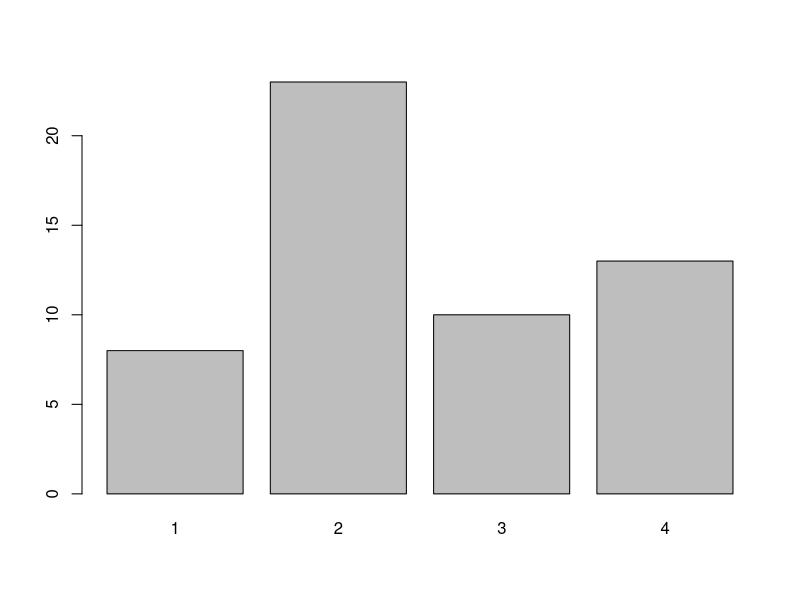

Write R code to recreate this figure.
## ---- chunk 1
knitr::opts_chunk$set(echo = TRUE)
## ---- chunk 2
fert = c(10,20,20,50,10,20,10,50,20)
fert = factor(fert,levels=c(10,20,50),ordered=TRUE)
fert
## ---- chunk 3
levels(fert)
## ---- chunk 4
fert
## ---- chunk 5
typeof(fert)
mean(fert)
mean(as.numeric(levels(fert)[fert]))
min(fert)
## ---- chunk 6
a <- factor(c("A", "A", "B", "A", "B", "B", "C", "A", "C"))
class(a)
typeof(a)
a[1]
## ---- chunk 7
read.csv("trees91.csv")
## ---- chunk 8
mydata<-read.csv("trees91.csv")
mydata$C<-factor(mydata$C)
mydata$N<-factor(mydata$N)
table(mydata$C)
barplot(table(mydata$C))
## ---- chunk 9
mydata1<-read.csv("trees91x.csv",encoding="UTF-8")
mydata$`中文`<-factor(mydata1$`中文`)
table(mydata1$`中文`)
## ---- chunk 10
paste0("a","b") # "a"+"b" = "a`sep`b" ,sep=""
paste0("a","b",collapse="--------")
paste0(c("a","b"),c(1,2))
paste0(c("a","b"),c(1,2),collapse = "<--->")
print("----------")
paste("a","b")  # "a"+"b" = "a`sep`b" ,sep=" "
